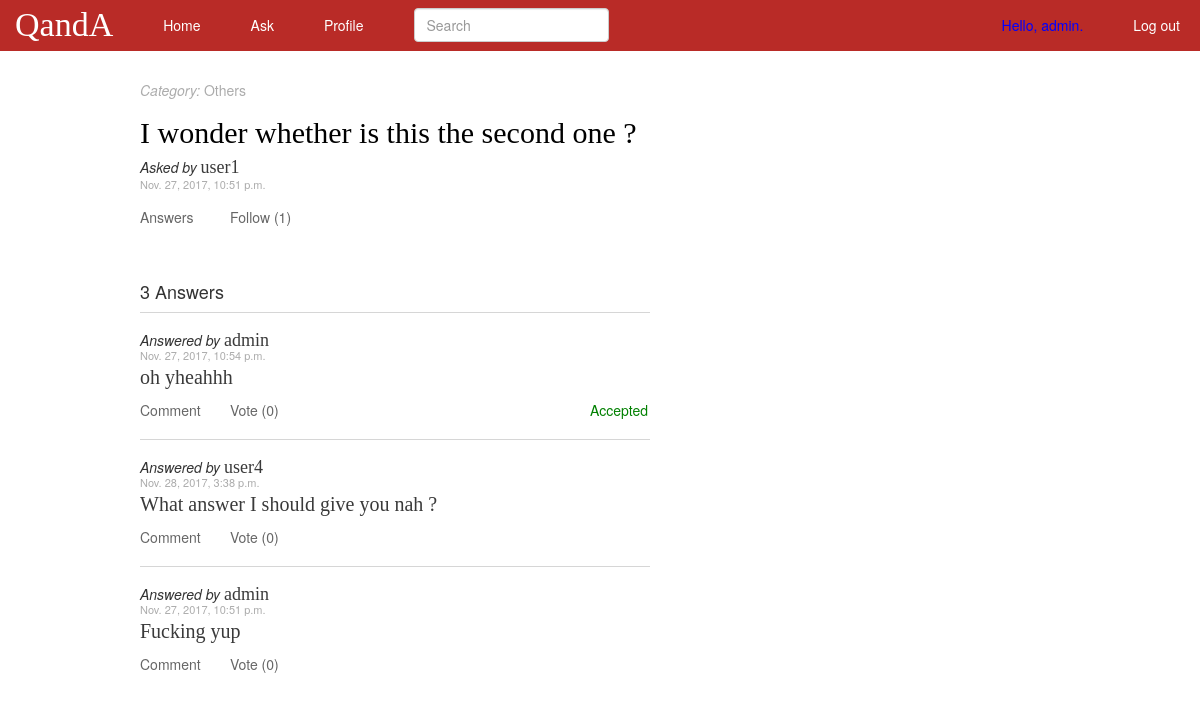
/question/2/ (signed in), run on an earlier commit of the app's database.
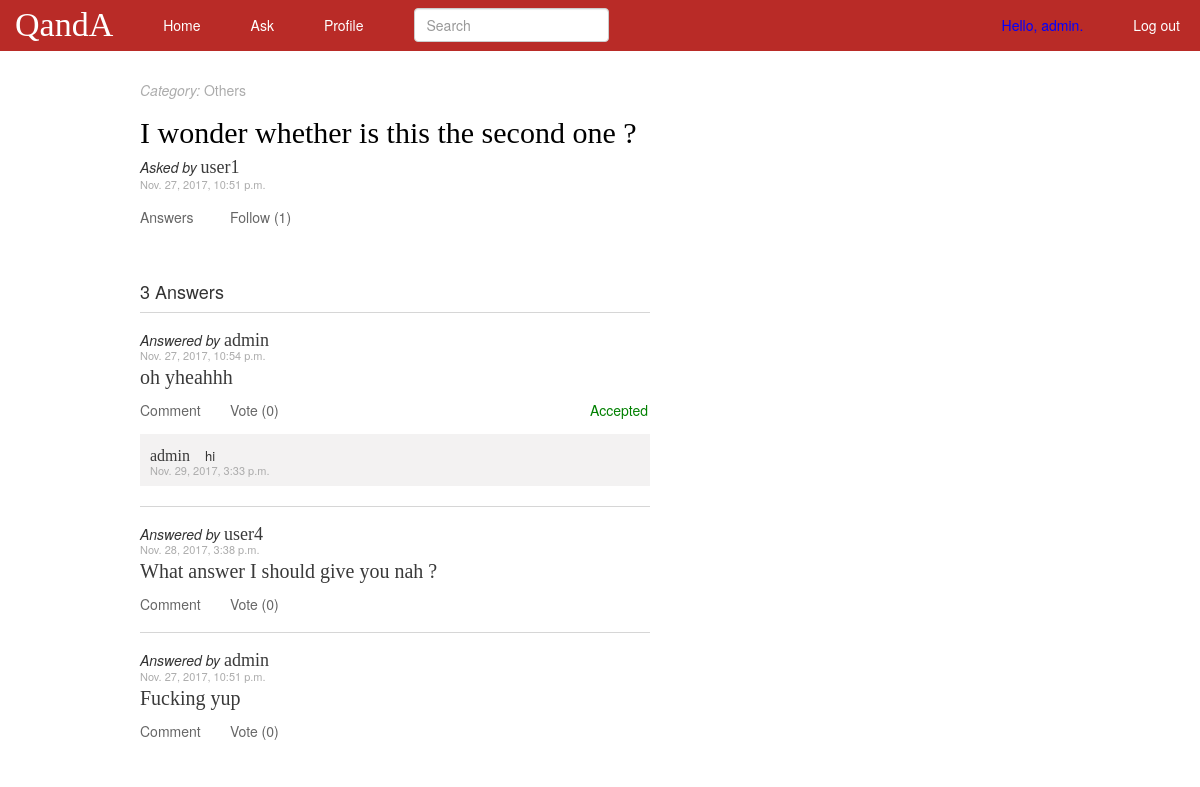
And on a later commit of the database.
### polls/models.py (models this page shows, shortened)
class Answer(models.Model):
	content = models.CharField(max_length=1000)
	time = models.DateTimeField('date answered')
	accepted = models.BooleanField(default=False)
	user = models.ForeignKey(User, on_delete=models.CASCADE)
	question = models.ForeignKey(Question, on_delete=models.CASCADE)
	voters = models.ManyToManyField(User, related_name="voters")

class Comment(models.Model):
	time = models.DateTimeField('date replied')
	content = models.CharField(max_length=1000)
	user = models.ForeignKey(User, on_delete=models.CASCADE)
	answer = models.ForeignKey(Answer, on_delete=models.CASCADE)

### polls/views.py (the view)
# urls.py: url(r'^question/(?P<question_id>[0-9]+)/$', views.detail, name='details'),
@login_required
def detail(request, question_id):
	template_name = 'polls/details.html'
	try:
		question = Question.objects.get(id=question_id)
		answers = Answer.objects.filter(question=question).order_by('-accepted','-time')
		comments = []
		votes = []
		follow = "Follow"
		if request.user in question.followers.all():
			follow = "Unfollow"
		follow_num = len(question.followers.all())
		for answer in answers:
			if request.user in answer.voters.all():
				votes.append((answer.id, 'Unvote', len(answer.voters.all())))
			else:
				votes.append((answer.id, 'Vote', len(answer.voters.all())))
			for comment in Comment.objects.filter(answer=answer):
				comments.append(comment)
	except:
		raise Http404("Question does not exist")
	context = {'question': question, 'answers' : answers, 'num' : len(answers), 'myform': AnswerForm(), 'comments': comments,
				'cmtform' : CommentForm(), 'follow' : follow, 'follow_num' : follow_num, 'votes' : votes}
	return render(request, template_name, context)

### polls/forms.py
class AnswerForm(forms.ModelForm):
	class Meta:
		model = Answer
		fields = ['content']
		labels = {'content' : ''}
		widgets = {'content' : forms.Textarea(attrs={'class' : 'form-control', 'rows' : 5, 'placeholder' : 'Help me, pls :)!'})}

class CommentForm(forms.ModelForm):
	class Meta:
		model = Comment
		fields = ['content']
		labels = {'content' : ''}
		widgets = {'content' : forms.Textarea(attrs={'class' : 'form-control', 'rows' : 1, 'placeholder' : 'Reply...'})}

### polls/templates/polls/details.html (shortened to what this page needs)
{% extends "polls/base.html" %}
{% load static %}
{% block content %}
<div class="container-fluid col-xs-6" id="qbox">
	<div><a href="{% url 'polls:category' question.category %}" class="category"><i>Category:</i> {{question.category}}</a></div>
	<h2><a href="{% url 'polls:details' question.id %}" class="accent-text question-text">{{question.content}}</a></h2>
	<div><span class="tagging-text">Asked by </span><a href="{% url 'polls:profile' question.user.id %}" class="accent-text username">{{question.user.username}}</a></div>
	<div class="time">{{question.time}}</div>
	<div class="row" style="margin-top: 15px; margin-bottom: 5px">
		<div class="col-xs-2" onclick="toggle_visibility('ans_form');"> <a class="side-pannel-text" href="#">Answers</a></div>
		<div class="col-xs-8">
			<a href="{% url 'polls:follow' question.id %}" class="side-pannel-text">{{ follow }}</a>
			<span class="side-pannel-text">({{ follow_num }})</span>
		</div>
	</div>
	<br><br>
	{%if num > 1%}
		<h4>{{num}} Answers<h4>
	{%elif num == 1%}
		<h4>{{num}} Answer<h4>
	{%else%}
		<h4>No Answer<h4>
	{%endif%}
	{% for answer in answers %}
	<hr class="hrstyle" width="100%">
	<div style="margin-top: 20px; margin-bottom: 20px">
		<div><span class="tagging-text">Answered by </span><a href="{% url 'polls:profile' answer.user.id %}" class="accent-text username">{{answer.user.username}}</a></div>
		<div class="time"> {{ answer.time }} </div>
		<p class="answer-text accent-text"> {{ answer.content }} </p>
		<div class="row" style="margin-top: 15px; margin-bottom: 15px">
			<div class="col-xs-2" onclick="toggle_visibility('new_cmt_form');"> <a class="side-pannel-text" href="#">Comment</a></div>
			<div class="col-xs-8">
					{% for id, text, no in votes %}
					{% if id == answer.id %}
						<a href="{% url 'polls:vote' answer.id %}" class="side-pannel-text">{{ text }} ({{no}})</a>
					{% endif %}
					{% endfor %}
			</div>
			<div class="col-xs-2">
					{% if question.user.id == user.id %}
						<a href="{% url 'polls:accept' answer.id %}" class="side-pannel-text">
							{% if answer.accepted %}
								<div class="side-pannel-text" style="color: green">Accepted</div>
							{% else %}
								<div class="side-pannel-text">Accept</div>
							{% endif %}
						</a>
					{% else %}
						<a class="side-pannel-text">
							{% if answer.accepted %}
								<div style="color: green">Accepted</div>
							{% endif %}
						</a>
					{% endif %}
			</div>
		</div>
		<div class="comment">
			{% for comment in comments %}
				{% if comment.answer == answer %}
						<div class="cmt-item">
							<div>
								<a href="{% url 'polls:profile' comment.user.id %}" class="accent-text username" style="font-size:16; margin-right: 10px;">{{comment.user.username}}</a>
								<span class="comment-text">{{comment.content}}</span>
							</div>
							<div class="time">{{comment.time}}</div>
						</div>
				{% endif %}
			{% endfor %}
		</div>
	</div>
	{% endfor %}
</div>
{% endblock content %}

What changed in the data, as far as the page shows it:
added Comment: user.username "admin", content "hi", time "Nov. 29, 2017, 3:33 p.m.", shown under Answer "oh yheahhh"
